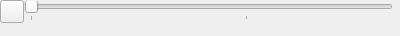
<?xml version="1.0" encoding="UTF-8"?>
<ui version="4.0">
 <class>Timeline</class>
 <widget class="QWidget" name="Timeline">
  <property name="geometry">
   <rect>
    <x>0</x>
    <y>0</y>
    <width>400</width>
    <height>36</height>
   </rect>
  </property>
  <property name="windowTitle">
   <string notr="true"/>
  </property>
  <layout class="QVBoxLayout" name="verticalLayout_2">
   <property name="spacing">
    <number>0</number>
   </property>
   <property name="margin">
    <number>0</number>
   </property>
   <item>
    <layout class="QHBoxLayout" name="horizontalLayout">
     <item>
      <widget class="QToolButton" name="editButton">
       <property name="text">
        <string notr="true"/>
       </property>
      </widget>
     </item>
     <item>
      <widget class="QSlider" name="slider">
       <property name="enabled">
        <bool>false</bool>
       </property>
       <property name="tracking">
        <bool>false</bool>
       </property>
       <property name="orientation">
        <enum>Qt::Horizontal</enum>
       </property>
       <property name="tickPosition">
        <enum>QSlider::TicksBelow</enum>
       </property>
       <property name="tickInterval">
        <number>60</number>
       </property>
      </widget>
     </item>
     <item>
      <widget class="QLabel" name="timeLabel">
       <property name="text">
        <string/>
       </property>
      </widget>
     </item>
    </layout>
   </item>
   <item>
    <layout class="QVBoxLayout" name="verticalLayout">
     <item>
      <widget class="TopicWidget" name="topicWidget" native="true">
       <property name="sizePolicy">
        <sizepolicy hsizetype="Preferred" vsizetype="Fixed">
         <horstretch>0</horstretch>
         <verstretch>0</verstretch>
        </sizepolicy>
       </property>
      </widget>
     </item>
     <item>
      <spacer name="verticalSpacer">
       <property name="orientation">
        <enum>Qt::Vertical</enum>
       </property>
       <property name="sizeType">
        <enum>QSizePolicy::Expanding</enum>
       </property>
       <property name="sizeHint" stdset="0">
        <size>
         <width>1</width>
         <height>1</height>
        </size>
       </property>
      </spacer>
     </item>
    </layout>
   </item>
  </layout>
 </widget>
 <customwidgets>
  <customwidget>
   <class>TopicWidget</class>
   <extends>QWidget</extends>
   <header>timeline/topicwidget.h</header>
   <container>1</container>
  </customwidget>
 </customwidgets>
 <resources/>
 <connections/>
 <slots>
  <slot>start()</slot>
 </slots>
</ui>
